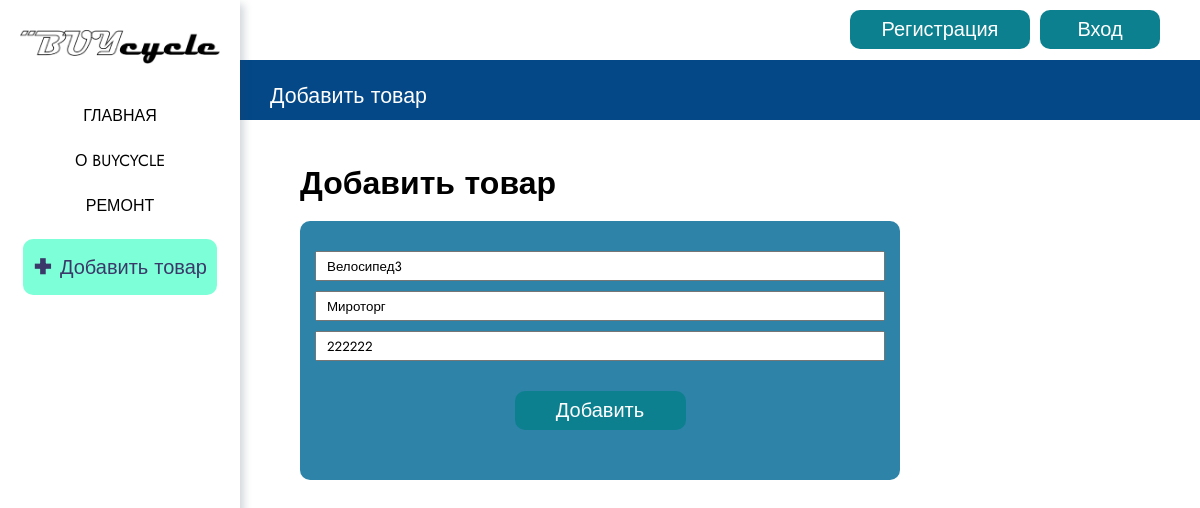
Page /6/update on the committed database.
### main/models.py (models this page shows, shortened)
class Position(models.Model):
    name = models.CharField('Название', max_length=30)
    type = models.CharField('Производитель', max_length=40)
    price = models.IntegerField('Цена')
    class Meta:
        verbose_name="Товар"
        verbose_name_plural="Товар магазина"

### main/views.py (the view)
class Update(UpdateView):
    model = Position
    template_name = 'main/add.html'
    form_class = PosForm
    success_url = '/'

### main/forms.py
class PosForm(ModelForm):
    class Meta:
        model = Position
        fields = ["name", "type", "price"]
        widgets = {
            "name": TextInput(attrs={'placeholder': 'Название', 'class': 'form-input'}),
            "type": TextInput(attrs={'placeholder': 'Производитель', 'class': 'form-input'}),
            "price": TextInput(attrs={'placeholder': 'Цена в руб.', 'class': 'form-input'}),
        }

### main/templates/main/add.html (shortened to what this page needs)
{% extends 'main/base.html' %}
{% block tab-name %}Добавить товар{% endblock %}
{% block content %}
    <h1>Добавить товар</h1>
    <form method="post" class="add-form">
        {{form.name}} <br>
        {{form.type}} <br>
        {{form.price}} <br>
        <button type="submit">Добавить</button>
    </form>
{% endblock %}

### main/static/css/styles.css (style rules this page uses)
* { margin: 0; padding: 0; box-sizing: border-box; font-family: 'Jost', sans-serif; }
.add-form { width: 600px; background-color: rgb(45, 131, 168); padding: 30px 15px; border-radius: 10px; text-align: center; }
.form-input { width: 100%; height: 30px; margin-bottom: 10px; padding-left: 10px; }
button { background-color:rgb(13, 128, 143); font-size: 20px; color: white; border-radius: 10px; padding: 5px; border: none; cursor: pointer; width: 30%; margin-top: 20px; margin-bottom: 20px; }
h1 { margin-bottom: 15px; }

### rows in the picture
Position: name "Велосипед3", type "Мироторг", price "222222"
